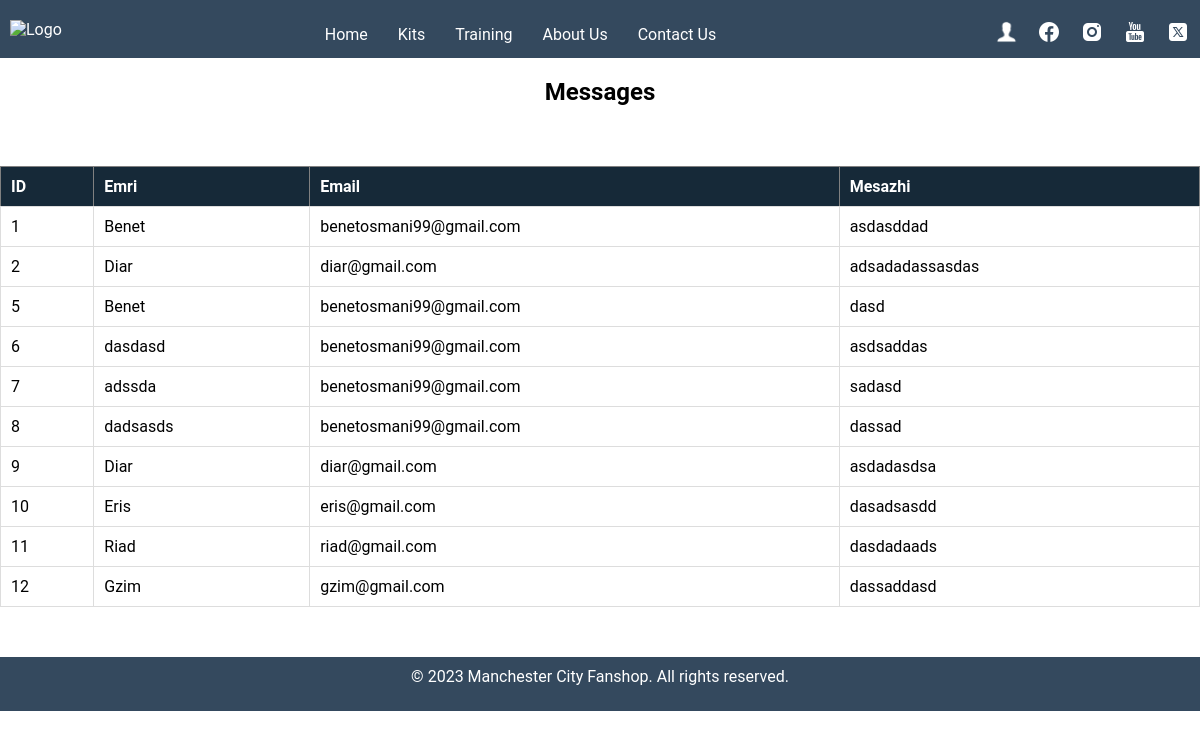
Page /mesazhet.php on the committed database.
### tables this page shows
CREATE TABLE `contact_data` (
  `id` int(11) NOT NULL,
  `emri` varchar(50) NOT NULL,
  `email` varchar(50) NOT NULL,
  `mesazhi` text NOT NULL,
  `data_ora` timestamp NOT NULL DEFAULT current_timestamp()
);

### mesazhet.php (the view, shortened to what this page needs)
<!DOCTYPE html>
<html lang="en">
<head>
    <link rel="stylesheet" type="text/css" href="dashboard.style.css">
</head>
<body>
<div class="Menu">
    <div class="Logo">
        <img src="Fotot/80c1c919-d36f-4347-9289-1f50b46c15ac-removebg-preview.png" alt="Logo">
    </div>
    <div class="Listat">
        <nav>
            <a href="home.html">Home</a>
            <a href="kits.php">Kits</a>
            <a href="training.php">Training</a>
            <a href="aboutus.html">About Us</a>
            <a href="contact.html">Contact Us</a>
        </nav>
    </div>
    <div class="social-icons">
        <a href="dashboard.php"><img src="Fotot/icons8-user-50.png" alt="User"></a>
        <a href="https://www.facebook.com/mancity/"><img src="Fotot/icons8-facebook-24.png" alt="Facebook"></a>
        <a href="https://www.instagram.com/mancity/"><img src="Fotot/icons8-instagram-24.png" alt="Instagram"></a>
        <a href="https://www.youtube.com/mancity"><img src="Fotot/icons8-youtube-logo-24.png" alt="Youtube"></a>
        <a href="https://twitter.com/mancity"><img src="Fotot/icons8-twitterx-24.png" alt="Twitter"></a>
    </div>
</div>
    <h2>Messages</h2>
    <?php
    $servername = "localhost";
    $username = "root";
    $password = "";
    $dbname = "contact_form";
    $conn = new mysqli($servername, $username, $password, $dbname, 4306);
    $sql = "SELECT * FROM contact_data";
    $result = $conn->query($sql);
    if ($result->num_rows > 0) {
        echo "<table border='1'>";
        echo "<tr><th>ID</th><th>Emri</th><th>Email</th><th>Mesazhi</th></tr>";
        while ($row = $result->fetch_assoc()) {
            echo "<tr>";
            echo "<td>" . $row['id'] . "</td>";
            echo "<td>" . $row['emri'] . "</td>";
            echo "<td>" . $row['email'] . "</td>";
            echo "<td>" . $row['mesazhi'] . "</td>";
            echo "</tr>";
        }
        echo "</table>";
    } else {
        echo "Nuk ka te dhena te disponueshme.";
    }
    ?>
<footer>
        <p>&copy; 2023 Manchester City Fanshop. All rights reserved.</p>
    </footer>
</body>
</html>

### dashboard.style.css (style rules this page uses)
* { margin: 0px; padding: 0px; box-sizing: border-box; font-family: "Roboto", sans-serif; }
.Menu { display: flex; flex-wrap: wrap; justify-content: space-between; align-items: center; background-color: #34495e; padding: 10px; color: #fff; }
.Logo img { width: 100px; }
.Listat { flex-grow: 1; text-align: center; margin-top: 10px; }
.Listat nav { display: flex; justify-content: center; }
.Listat nav a { color: #fff; text-decoration: none; margin: 0 15px; }
.social-icons { margin-top: 10px; }
.social-icons a { margin-left: 15px; }
.social-icons img { width: 24px; }
footer { background: #34495e; color: white; text-align: center; padding: 10px; position: fixed; bottom: 0; width: 100%; margin-top: 50px; }
body { align-items: center; justify-content: center; height: 100vh; margin: 0; }
h2, p, a { margin-bottom: 15px; }
a { text-decoration: none; color: #162938; }

### mesazhet.php (style rules this page uses)
h2 { text-align: center; padding-top: 20px; padding-bottom: 20px; }
table { border-collapse: collapse; width: 100%; margin: 20px 0; }
th, td { padding: 10px; text-align: left; }
th { color: white; background-color: #162938; }
td { border: 1px solid #ddd; }
footer { background: #34495e; color: white; text-align: center; padding: 10px; position: sticky; bottom: 0; }
@media only screen and (min-width: 768px) { table { margin: 40px auto; } }

### rows in the picture
contact_data: id "1", emri "Benet", email "benetosmani99@gmail.com", mesazhi "asdasddad"
contact_data: id "2", emri "Diar", email "diar@gmail.com", mesazhi "adsadadassasdas"
contact_data: id "5", emri "Benet", email "benetosmani99@gmail.com", mesazhi "dasd"
contact_data: id "6", emri "dasdasd", email "benetosmani99@gmail.com", mesazhi "asdsaddas"
contact_data: id "7", emri "adssda", email "benetosmani99@gmail.com", mesazhi "sadasd"
contact_data: id "8", emri "dadsasds", email "benetosmani99@gmail.com", mesazhi "dassad"
contact_data: id "9", emri "Diar", email "diar@gmail.com", mesazhi "asdadasdsa"
contact_data: id "10", emri "Eris", email "eris@gmail.com", mesazhi "dasadsasdd"
contact_data: id "11", emri "Riad", email "riad@gmail.com", mesazhi "dasdadaads"
contact_data: id "12", emri "Gzim", email "gzim@gmail.com", mesazhi "dassaddasd"
